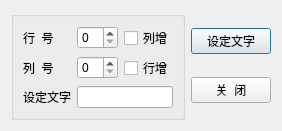
<?xml version="1.0" encoding="UTF-8"?>
<ui version="4.0">
 <class>CDialogLocate</class>
 <widget class="QDialog" name="CDialogLocate">
  <property name="geometry">
   <rect>
    <x>0</x>
    <y>0</y>
    <width>278</width>
    <height>97</height>
   </rect>
  </property>
  <property name="windowTitle">
   <string>Dialog</string>
  </property>
  <layout class="QGridLayout" name="gridLayout_2">
   <item row="0" column="0">
    <widget class="QGroupBox" name="groupBox">
     <property name="title">
      <string/>
     </property>
     <layout class="QGridLayout" name="gridLayout">
      <item row="0" column="0">
       <widget class="QLabel" name="label_2">
        <property name="text">
         <string>行  号</string>
        </property>
       </widget>
      </item>
      <item row="0" column="1">
       <widget class="QSpinBox" name="spinBoxRow"/>
      </item>
      <item row="0" column="2">
       <widget class="QCheckBox" name="chkBoxColumn">
        <property name="text">
         <string>列增</string>
        </property>
       </widget>
      </item>
      <item row="1" column="0">
       <widget class="QLabel" name="label">
        <property name="text">
         <string>列  号</string>
        </property>
       </widget>
      </item>
      <item row="1" column="1">
       <widget class="QSpinBox" name="spinBoxColumn">
        <property name="minimum">
         <number>0</number>
        </property>
       </widget>
      </item>
      <item row="1" column="2">
       <widget class="QCheckBox" name="chkBoxRow">
        <property name="text">
         <string>行增</string>
        </property>
       </widget>
      </item>
      <item row="2" column="0">
       <widget class="QLabel" name="label_3">
        <property name="text">
         <string>设定文字</string>
        </property>
       </widget>
      </item>
      <item row="2" column="1" colspan="2">
       <widget class="QLineEdit" name="edtCaption"/>
      </item>
     </layout>
    </widget>
   </item>
   <item row="0" column="1">
    <layout class="QVBoxLayout" name="verticalLayout">
     <item>
      <widget class="QPushButton" name="btnSetText">
       <property name="text">
        <string>设定文字</string>
       </property>
       <property name="icon">
        <iconset resource="res.qrc">
         <normaloff>:/images/images/506.bmp</normaloff>:/images/images/506.bmp</iconset>
       </property>
      </widget>
     </item>
     <item>
      <widget class="QPushButton" name="btnClose">
       <property name="text">
        <string>关  闭</string>
       </property>
       <property name="icon">
        <iconset resource="res.qrc">
         <normaloff>:/images/images/132.bmp</normaloff>:/images/images/132.bmp</iconset>
       </property>
      </widget>
     </item>
    </layout>
   </item>
  </layout>
 </widget>
 <resources>
  <include location="res.qrc"/>
 </resources>
 <connections>
  <connection>
   <sender>btnClose</sender>
   <signal>clicked()</signal>
   <receiver>CDialogLocate</receiver>
   <slot>hide()</slot>
   <hints>
    <hint type="sourcelabel">
     <x>239</x>
     <y>63</y>
    </hint>
    <hint type="destinationlabel">
     <x>259</x>
     <y>87</y>
    </hint>
   </hints>
  </connection>
 </connections>
</ui>
